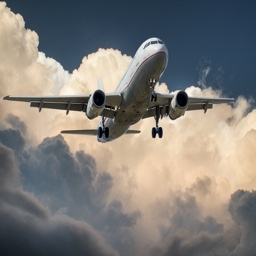
#> input picture Tutorials/Tutorial - Chris Albon/Preprocessing Images/images/plane_256x256.jpg, 256 x 256 px
$ jupyter execute '10-26-17 Harris Corner Detector.ipynb'
#> lines starting #> are read from the running program, lines starting #| are printed output that depends on the picture; after the words box and inside, x2 and y2 are one past the last pixel; in counts of white or black regions, pixels touching at a corner belong together
# Harris Corner Dector
https://chrisalbon.com/machine-learning/harris_corner_detector.html
### Preliminaries


[cell 1]
# Load image
import cv2
import numpy as np
from matplotlib import pyplot as plt

### Load Image

[cell 2]
# Load image as greyscale
image_bgr = cv2.imread('images/plane_256x256.jpg')
#> image_bgr is the input picture: shape (256, 256, 3); mean B, G, R 120.7, 124.4, 127.3
image_gray = cv2.cvtColor(image_bgr, cv2.COLOR_BGR2GRAY)
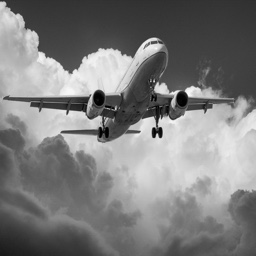
#> image_gray: shape (256, 256); min 0, max 254, mean 124.9
image_gray = np.float32(image_gray)

### Define Corner Parameters

[cell 3]
# Set corner detector parameters
block_size = 2
aperture = 29
free_parameter = 0.04

### Detect Corners

[cell 4]
# Dectect corners
detector_responses = cv2.cornerHarris(image_gray,
                                      block_size,
                                      aperture,
                                     free_parameter)
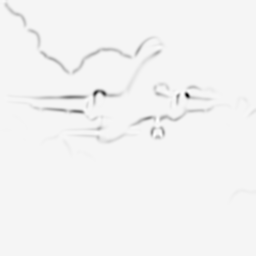
#> detector_responses: shape (256, 256) float32; min -1.11e+37, max 4.14e+35, mean -inf; drawn with min black and max white

### Mark Corners

[cell 5]
# Large corner markers
dectector_responses = cv2.dilate(detector_responses, None)

# Only keep detector responses greater than threshold, mark as white
threshold = 0.2
image_bgr[detector_responses > threshold * detector_responses.max()] = [255,255,255]
#> image_bgr: shape (256, 256, 3); 0.14% of pixels changed, all inside (x1, y1, x2, y2) = (3, 0, 191, 136)

### View Image

[cell 6]
# Convert to grayscale
image_gray = cv2.cvtColor(image_bgr, cv2.COLOR_BGR2GRAY)

# Show image
plt.imshow(image_gray, cmap='gray'), plt.axis('off')
plt.show()
